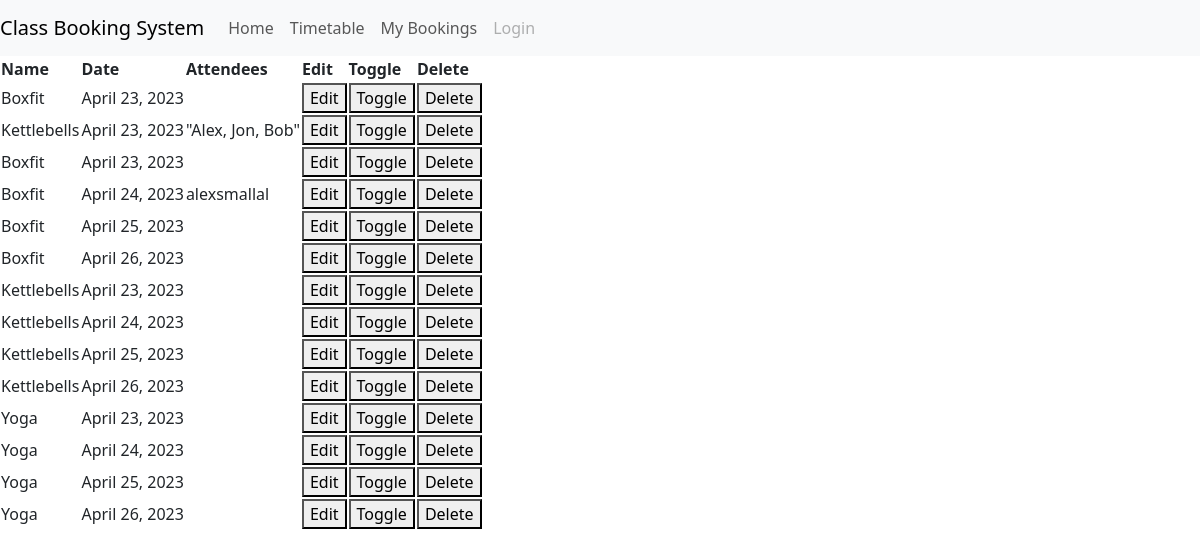
Before: / with the older database file.
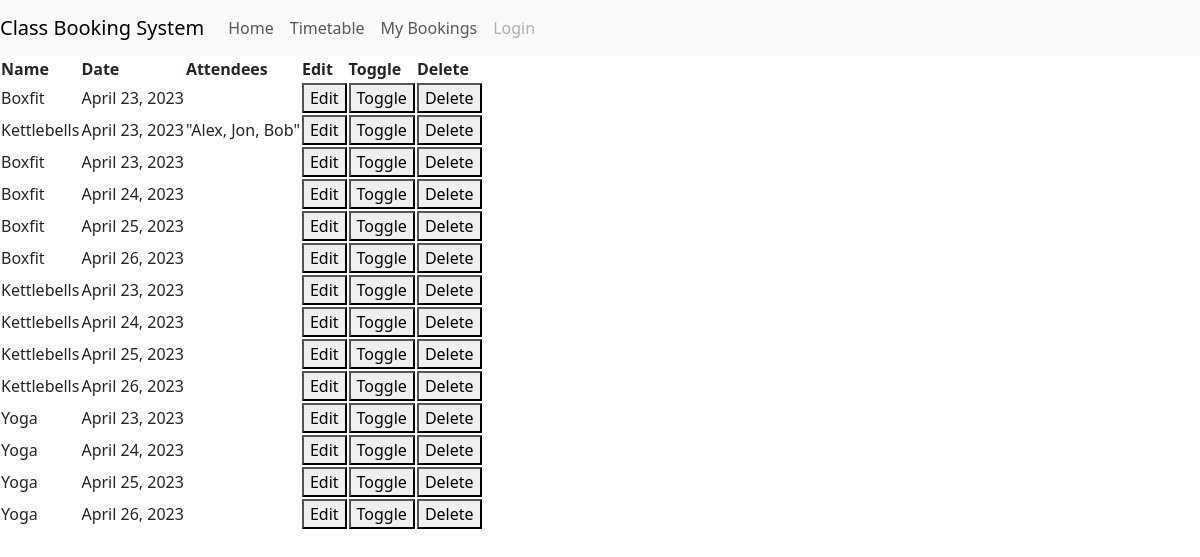
After: the same page with the newer database file.
### classbooking_app/models.py (models this page shows, shortened)
class Session(models.Model):
    name = models.CharField(max_length=50, null=False, blank=False, default="test_class")
    date = models.DateField(default=date.today())
    time = models.TimeField(default=datetime.now())
    spaces = models.IntegerField(default=25)
    location = models.CharField(max_length=50, default='Studio A')
    running = models.BooleanField(default=True)
    attendees = models.CharField(max_length=500, null=False, blank=False, default="")

### classbooking_app/views.py (the view)
# urls.py: path('', views.get_bookings, name='get_bookings'),
def get_bookings(request):
    bookings = Session.objects.all()
    context = {
        'bookings': bookings
    }
    return render(request, 'classbooking_app/bookings.html', context)

### classbooking_app/templates/classbooking_app/bookings.html (shortened to what this page needs)
{% extends 'classbooking_app/base.html' %}
{% block content %}
</body>
    <table>
        <th>Name</th>
        <th>Date</th>
        <th>Attendees</th>
        <th>Edit</th>
        <th>Toggle</th>
        <th>Delete</th>
        {% for booking in bookings %}
        <tr>
        <td>{{ booking.name }}</td>
        <td>{{ booking.date }}</td>
        <td>{{ booking.attendees }}</td>
        <td><a href="/edit/{{ booking.id}}"><button>Edit</button></a></td>
        <td><a href="/toggle/{{ booking.id}}"><button>Toggle</button></a></td>
        <td><a href="/delete/{{ booking.id}}"><button>Delete</button></a></td>
        </tr>
        {% endfor %}
    </table>
{% endblock %}

### classbooking_app/templates/classbooking_app/base.html (shortened to what this page needs)
{% load static %}
<!DOCTYPE html>
<html lang="en">
<head>
    <link href="https://cdn.jsdelivr.net/npm/bootstrap@5.3.0-alpha1/dist/css/bootstrap.min.css" rel="stylesheet">
    <link rel="stylesheet" href="../../static/classbooking_app/css/style.css">
</head>
<body>
    <nav class="navbar navbar-expand-sm navbar-light bg-light">
        <a class="navbar-brand" href="#">Class Booking System</a>
        <div class="collapse navbar-collapse" id="navbarNav">
          <ul class="navbar-nav">
            <li class="nav-item active">
              <a class="nav-link" href="#">Home <span class="sr-only">(current)</span></a>
            </li>
            <li class="nav-item">
                <a class="nav-link" href="/make_booking.html" id="timetable-link">Timetable</a>
            </li>
            <li class="nav-item">
              <a class="nav-link" href="#">My Bookings</a>
            </li>
            <li class="nav-item">
              <a class="nav-link disabled" href="#">Login</a>
            </li>
          </ul>
        </div>
      </nav>
{% block content %}
{% endblock %}
</body>
</html>

Changed rows visible on the page:
changed Session (number 4 of 14 on the later page): attendees "alexsmallal" → (not shown)
